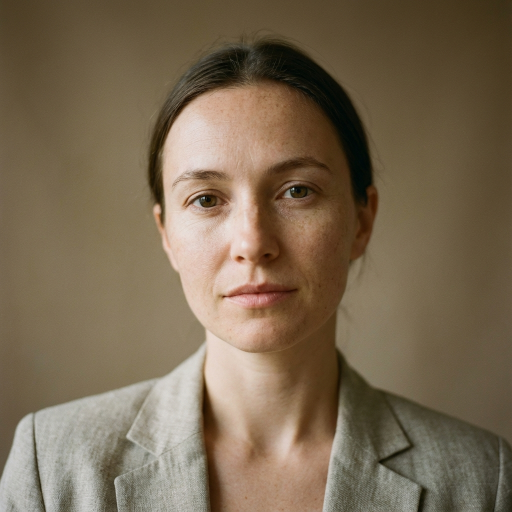
#> input picture assets/images/team/elena.png, 1024 x 1024 px, found by its file name (shown at 1/2 size); its folder holds 4 pictures in this run
$ python optimize_team_images.py
#> lines starting #> are read from the running program, lines starting #| are printed output that depends on the picture
import os
from PIL import Image

def optimize_images(input_dir, output_dir, max_width=800):
#> called with max_width = 800
    if not os.path.exists(output_dir):
        os.makedirs(output_dir)

    for filename in os.listdir(input_dir):
        if filename.lower().endswith(('.png', '.jpg', '.jpeg')):
            input_path = os.path.join(input_dir, filename)
            output_filename = os.path.splitext(filename)[0] + '.webp'
            output_path = os.path.join(output_dir, output_filename)

            with Image.open(input_path) as img:
                # Convert to RGB if necessary (e.g. for WebP conversion from RGBA)
#> img is the input picture: PIL image 1024x1024 RGB; mean R, G, B 121.6, 104.9, 82.2
                if img.mode in ('RGBA', 'P'):
                    img = img.convert('RGB')

                # Resize if wider than max_width
                if img.width > max_width:
                    ratio = max_width / float(img.width)
#> ratio = 0.781
                    new_height = int(img.height * ratio)
#> new_height = 800
                    img = img.resize((max_width, new_height), Image.Resampling.LANCZOS)
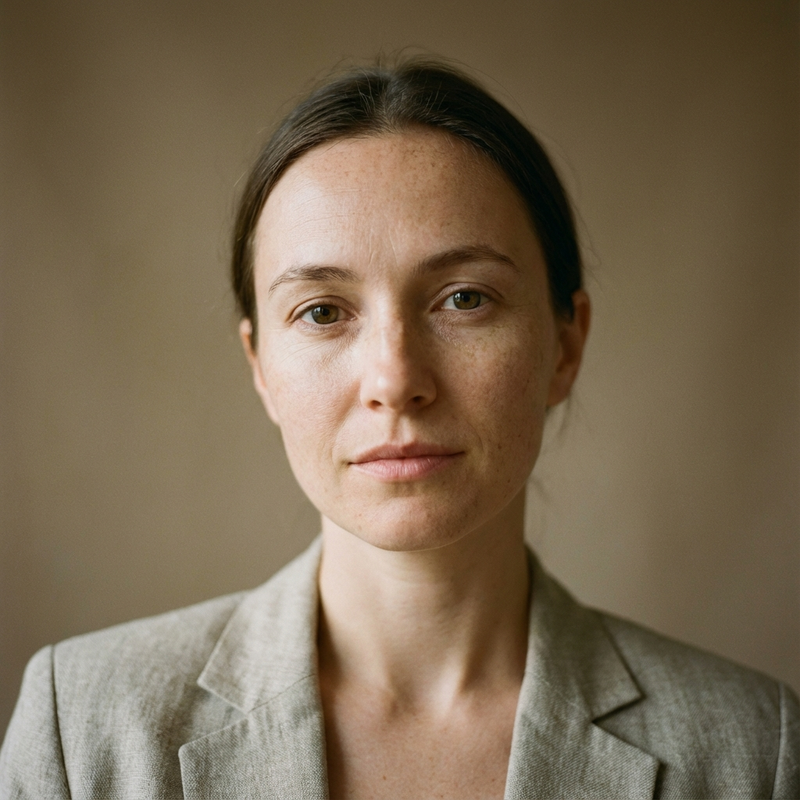
#> img: PIL image 800x800 RGB; mean R, G, B 121.6, 104.9, 82.2

                # Save as WebP
                img.save(output_path, 'WEBP', quality=80)
                print(f"Optimized: {filename} -> {output_filename} ({os.path.getsize(output_path)} bytes)")
#> pass 2 of the loop in optimize_images, `for filename in os.listdir(input_dir):`:
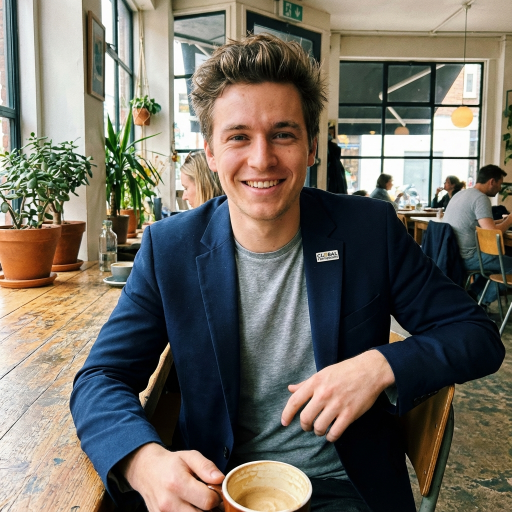
#> input picture assets/images/team/julian.png, 1024 x 1024 px, found by its file name (shown at 1/2 size)
#> in optimize_images, img is the input picture: PIL image 1024x1024 RGB; mean R, G, B 113.3, 108.5, 98.8
#> in optimize_images, `img = img.resize((max_width, new_height), Image.Resampling.LANCZOS)`:
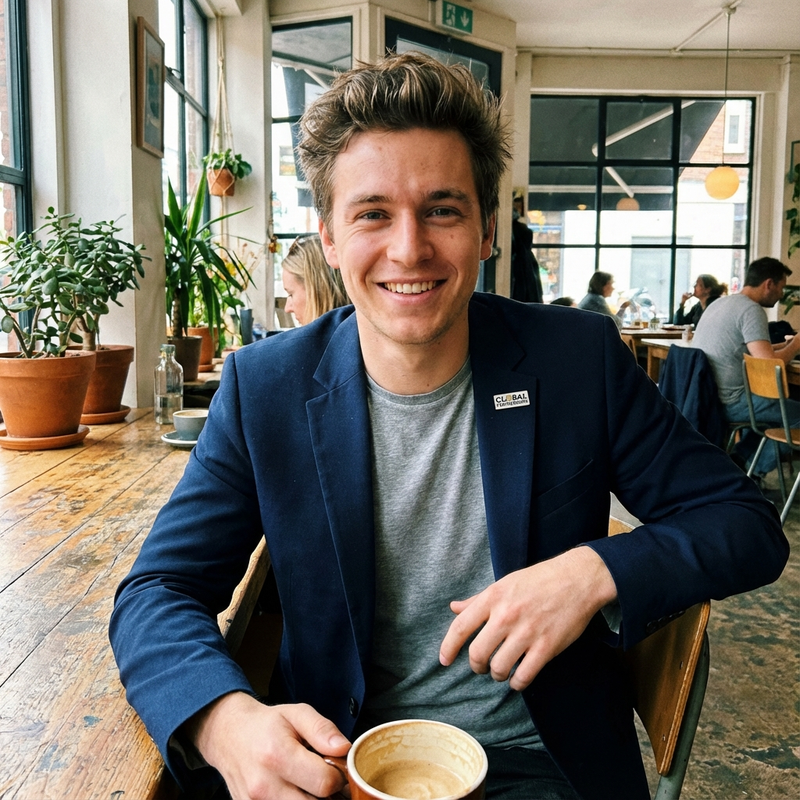
#> img: PIL image 800x800 RGB; mean R, G, B 113.3, 108.5, 98.8
#> pass 3 of the loop in optimize_images, `for filename in os.listdir(input_dir):`:
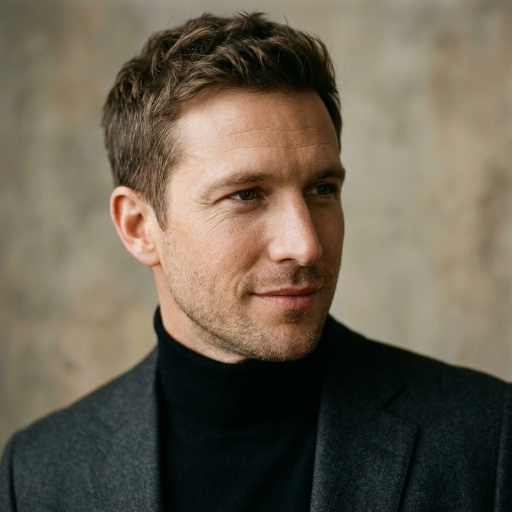
#> input picture assets/images/team/marcus.png, 1024 x 1024 px, found by its file name (shown at 1/2 size)
#> in optimize_images, img is the input picture: PIL image 1024x1024 RGB; mean R, G, B 106.6, 97, 81.3
#> in optimize_images, `img = img.resize((max_width, new_height), Image.Resampling.LANCZOS)`:
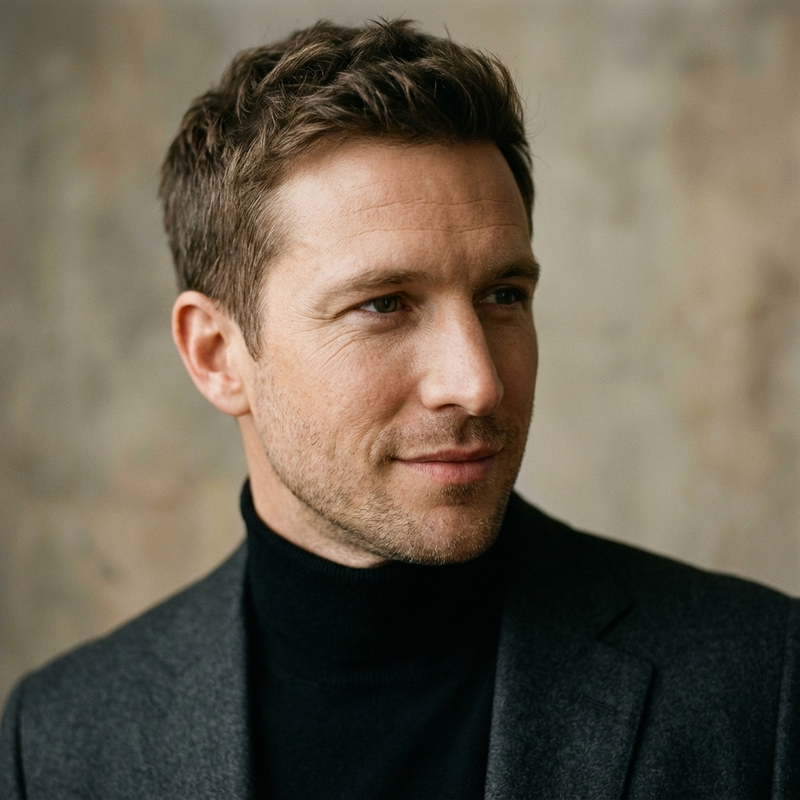
#> img: PIL image 800x800 RGB; mean R, G, B 106.6, 97, 81.3
#> the loop made 4 passes; the first 3 are shown

if __name__ == "__main__":
    team_dir = "/Users/reubenhester/Desktop/websites copy/nusa-north/assets/images/team"
    optimized_dir = os.path.join(team_dir, "optimized")
    optimize_images(team_dir, optimized_dir)
